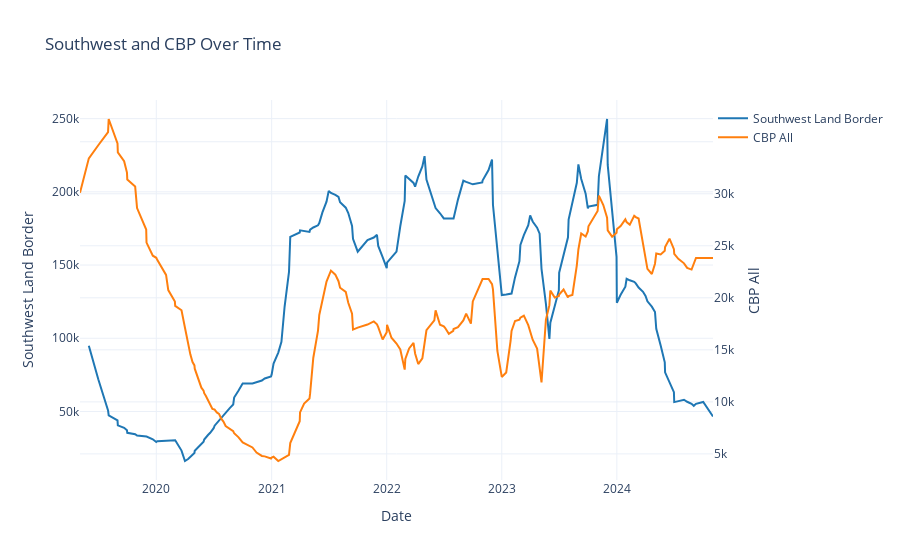

The notebook cell this image was saved under:
### Code cell
import plotly.graph_objects as go

fig = go.Figure()

# First trace: Southwest Land Border (left y-axis)
fig.add_trace(go.Scatter(
    x=df_subset["date"],
    y=df_subset["Southwest Land Border"],
    name="Southwest Land Border",
    yaxis="y1",
    line=dict(color="#1f77b4")
))

# Second trace: cbp_all (right y-axis)
fig.add_trace(go.Scatter(
    x=df_subset["date"],
    y=df_subset["cbp_all"],
    name="CBP All",
    yaxis="y2",
    line=dict(color="#ff7f0e")
))

# Layout with dual y-axes
fig.update_layout(
    title="Southwest and CBP Over Time",
    xaxis=dict(title="Date"),
    yaxis=dict(title="Southwest Land Border"),
    yaxis2=dict(
        title="CBP All",
        overlaying="y",
        side="right"
    ),
    legend=dict(x=1, y=0.99),
    template="plotly_white"
)

fig.show()

### Figure 1 — Plotly figure (JSON) as saved in the notebook; plotly's stock layout.template omitted (floating-point values rounded to 4 significant figures; data arrays with more than 128 entries replaced by an {"elided": "..."} marker saying what was removed)
{"data": [{"line": {"color": "#1f77b4"}, "name": "Southwest Land Border", "type": "scatter", "x": {"elided": "186 str values"}, "y": {"elided": "186 float values"}, "yaxis": "y"}, {"line": {"color": "#ff7f0e"}, "name": "CBP All", "type": "scatter", "x": {"elided": "186 str values"}, "y": {"elided": "186 float values"}, "yaxis": "y2"}], "layout": {"legend": {"x": 1, "y": 0.99}, "title": {"text": "Southwest and CBP Over Time"}, "xaxis": {"title": {"text": "Date"}}, "yaxis": {"title": {"text": "Southwest Land Border"}}, "yaxis2": {"overlaying": "y", "side": "right", "title": {"text": "CBP All"}}}}
